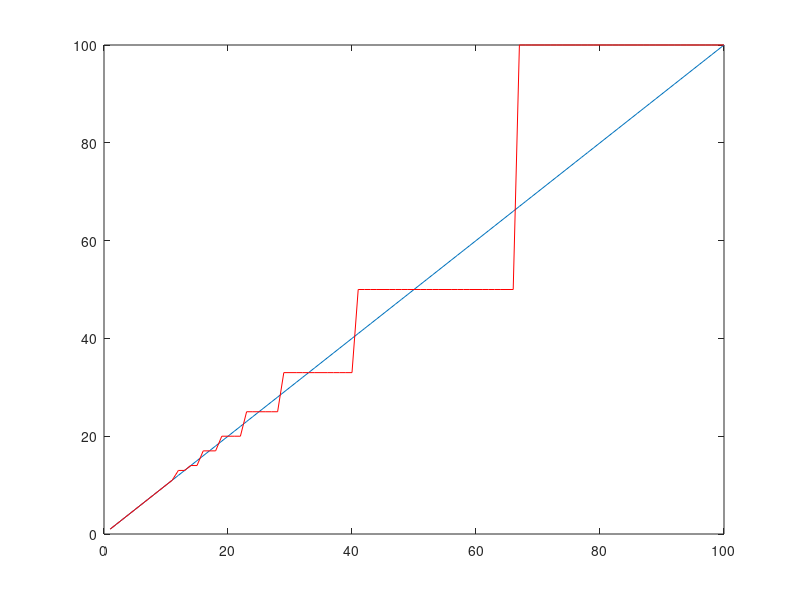

The MATLAB source for this figure:
x = 100;
sin = uint16(x*(1:100))./100;
dv = uint16(100./(1:100));
sin2 = x./dv;
plot(sin)
hold on
plot(sin2,'r')
hold off